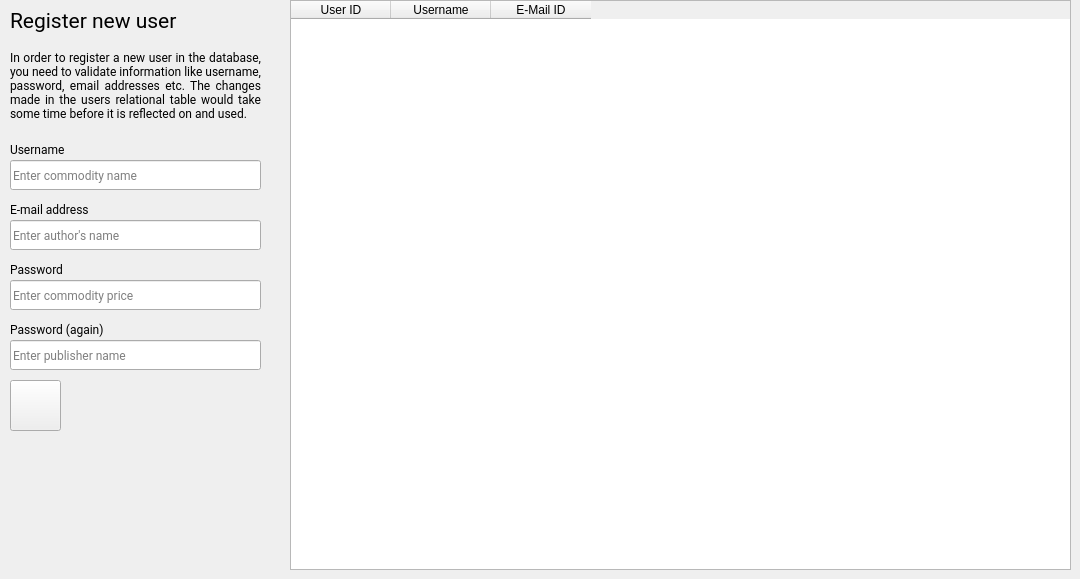
      <widget class="QWidget" name="tab_14">
       <attribute name="icon">
        <iconset resource="icons.qrc">
         <normaloff>:/icons/active_svg/create.svg</normaloff>:/icons/active_svg/create.svg</iconset>
       </attribute>
       <attribute name="title">
        <string/>
       </attribute>
       <widget class="QLineEdit" name="lineEdit_6">
        <property name="geometry">
         <rect>
          <x>10</x>
          <y>220</y>
          <width>251</width>
          <height>30</height>
         </rect>
        </property>
        <property name="font">
         <font>
          <family>Roboto</family>
          <weight>50</weight>
          <bold>false</bold>
         </font>
        </property>
        <property name="placeholderText">
         <string>Enter author's name</string>
        </property>
       </widget>
       <widget class="QLabel" name="label_42">
        <property name="geometry">
         <rect>
          <x>10</x>
          <y>320</y>
          <width>121</width>
          <height>18</height>
         </rect>
        </property>
        <property name="font">
         <font>
          <family>Roboto</family>
          <weight>50</weight>
          <bold>false</bold>
         </font>
        </property>
        <property name="text">
         <string>Password (again)</string>
        </property>
       </widget>
       <widget class="QLabel" name="label_43">
        <property name="geometry">
         <rect>
          <x>10</x>
          <y>140</y>
          <width>121</width>
          <height>18</height>
         </rect>
        </property>
        <property name="font">
         <font>
          <family>Roboto</family>
          <weight>50</weight>
          <bold>false</bold>
         </font>
        </property>
        <property name="text">
         <string>Username</string>
        </property>
       </widget>
       <widget class="QLineEdit" name="lineEdit_37">
        <property name="geometry">
         <rect>
          <x>10</x>
          <y>280</y>
          <width>251</width>
          <height>30</height>
         </rect>
        </property>
        <property name="font">
         <font>
          <family>Roboto</family>
          <weight>50</weight>
          <bold>false</bold>
         </font>
        </property>
        <property name="placeholderText">
         <string>Enter commodity price</string>
        </property>
       </widget>
       <widget class="QLabel" name="label_44">
        <property name="geometry">
         <rect>
          <x>10</x>
          <y>200</y>
          <width>121</width>
          <height>18</height>
         </rect>
        </property>
        <property name="font">
         <font>
          <family>Roboto</family>
          <weight>50</weight>
          <bold>false</bold>
         </font>
        </property>
        <property name="text">
         <string>E-mail address</string>
        </property>
       </widget>
       <widget class="QLabel" name="label_163">
        <property name="geometry">
         <rect>
          <x>10</x>
          <y>40</y>
          <width>251</width>
          <height>91</height>
         </rect>
        </property>
        <property name="font">
         <font>
          <family>Roboto</family>
          <weight>50</weight>
          <italic>false</italic>
          <bold>false</bold>
         </font>
        </property>
        <property name="styleSheet">
         <string notr="true"/>
        </property>
        <property name="text">
         <string>In order to register a new user in the database, you need to validate information like username, password, email addresses etc. The changes made in the users relational table would take some time before it is reflected on and used.</string>
        </property>
        <property name="alignment">
         <set>Qt::AlignJustify|Qt::AlignVCenter</set>
        </property>
        <property name="wordWrap">
         <bool>true</bool>
        </property>
       </widget>
       <widget class="QLineEdit" name="lineEdit_7">
        <property name="geometry">
         <rect>
          <x>10</x>
          <y>160</y>
          <width>251</width>
          <height>30</height>
         </rect>
        </property>
        <property name="font">
         <font>
          <family>Roboto</family>
          <weight>50</weight>
          <bold>false</bold>
         </font>
        </property>
        <property name="placeholderText">
         <string>Enter commodity name</string>
        </property>
       </widget>
       <widget class="QLineEdit" name="lineEdit_38">
        <property name="geometry">
         <rect>
          <x>10</x>
          <y>340</y>
          <width>251</width>
          <height>30</height>
         </rect>
        </property>
        <property name="font">
         <font>
          <family>Roboto</family>
          <weight>50</weight>
          <bold>false</bold>
         </font>
        </property>
        <property name="placeholderText">
         <string>Enter publisher name</string>
        </property>
       </widget>
       <widget class="QLabel" name="label_60">
        <property name="geometry">
         <rect>
          <x>10</x>
          <y>260</y>
          <width>121</width>
          <height>18</height>
         </rect>
        </property>
        <property name="font">
         <font>
          <family>Roboto</family>
          <weight>50</weight>
          <bold>false</bold>
         </font>
        </property>
        <property name="text">
         <string>Password</string>
        </property>
       </widget>
       <widget class="QLabel" name="label_164">
        <property name="geometry">
         <rect>
          <x>10</x>
          <y>0</y>
          <width>211</width>
          <height>41</height>
         </rect>
        </property>
        <property name="font">
         <font>
          <family>Roboto</family>
          <pointsize>16</pointsize>
         </font>
        </property>
        <property name="text">
         <string>Register new user</string>
        </property>
       </widget>
       <widget class="QTableWidget" name="tableWidget_7">
        <property name="geometry">
         <rect>
          <x>290</x>
          <y>0</y>
          <width>781</width>
          <height>570</height>
         </rect>
        </property>
        <column>
         <property name="text">
          <string>User ID</string>
         </property>
        </column>
        <column>
         <property name="text">
          <string>Username</string>
         </property>
        </column>
        <column>
         <property name="text">
          <string>E-Mail ID</string>
         </property>
        </column>
       </widget>
       <widget class="QPushButton" name="pushButton_18">
        <property name="geometry">
         <rect>
          <x>10</x>
          <y>380</y>
          <width>51</width>
          <height>51</height>
         </rect>
        </property>
        <property name="text">
         <string/>
        </property>
        <property name="icon">
         <iconset resource="icons.qrc">
          <normaloff>:/icons/active_svg/create.svg</normaloff>:/icons/active_svg/create.svg</iconset>
        </property>
        <property name="iconSize">
         <size>
          <width>64</width>
          <height>64</height>
         </size>
        </property>
       </widget>
      </widget>
